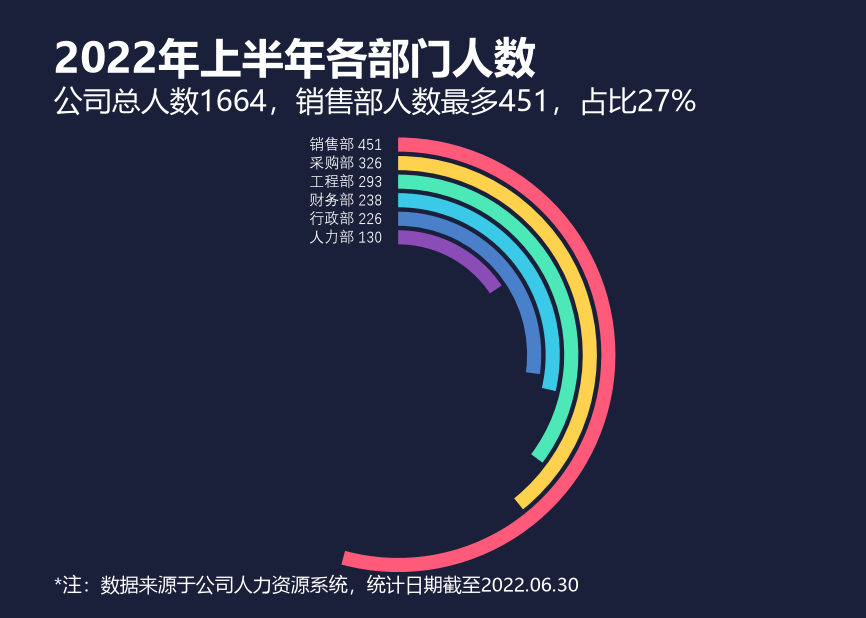

Write Python code to recreate this figure.
# -*- coding: utf-8 -*-
"""跑道图：环形径向条形图（各部门人数）"""
import matplotlib
matplotlib.use('Agg')
import matplotlib.pyplot as plt
from matplotlib.font_manager import FontProperties
from matplotlib.patches import Wedge, Circle, Rectangle
import numpy as np

plt.rcParams['font.sans-serif'] = ['SimHei', 'Microsoft YaHei']
plt.rcParams['axes.unicode_minus'] = False

f_title  = FontProperties(family='Microsoft YaHei', size=20, weight='bold')
f_sub    = FontProperties(family='Microsoft YaHei', size=14, weight='normal')
f_note   = FontProperties(family='Microsoft YaHei', size=9)
f_legend = FontProperties(family='DengXian', size=7, weight='normal')

bg_color   = '#1A1F3A'
text_color = '#FFFFFF'

departments = ['人力部', '行政部', '财务部', '工程部', '采购部', '销售部']
people = [130, 226, 238, 293, 326, 451]
colors = ['#8B4CB8', '#4A7FC9', '#3BC9E8', '#4DE8B8', '#FFD24D', '#FF5A7A']

total = sum(people)
full_scale = 832
start = 90

fig_w = 14.68 / 2.54
fig_h = 10.47 / 2.54
fig = plt.figure(figsize=(fig_w, fig_h), facecolor=bg_color)
ax = fig.add_axes([0.0, 0.06, 1.0, 0.86])
ax.set_facecolor(bg_color)
ax.set_aspect('equal')
ax.axis('off')

n = len(departments)
ring_w = 0.16
gap = 0.05
r0 = 1.25
cx = -0.5
cy = -0.15

for i in range(n):
    r_inner = r0 + i * (ring_w + gap)
    r_outer = r_inner + ring_w
    r_mid = r_inner + ring_w / 2
    angle = 360.0 * people[i] / full_scale
    end = start - angle
    w = Wedge((cx, cy), r_outer, end, start, width=ring_w,
              facecolor=colors[i], edgecolor='none')
    ax.add_patch(w)


R = r0 + n * (ring_w + gap)
ax.set_xlim(-R - 0.9, R + 0.7)
ax.set_ylim(-R - 0.2, R + 0.8)

for i in range(n):
    r_mid_i = r0 + i * (ring_w + gap) + ring_w / 2
    ax.text(cx - R + 2.33, cy + r_mid_i, f'{departments[i]} {people[i]}',
            ha='right', va='center', fontproperties=f_legend, color=text_color)

fig.text(0.062, 0.94, '2022年上半年各部门人数', ha='left', va='top',
         fontproperties=f_title, color=text_color)
fig.text(0.062, 0.86,
         f'公司总人数{total}，销售部人数最多{people[-1]}，占比{people[-1]/total*100:.0f}%',
         ha='left', va='top', fontproperties=f_sub, color=text_color)
fig.text(0.062, 0.035,
         '*注：数据来源于公司人力资源系统，统计日期截至2022.06.30',
         ha='left', va='bottom', fontproperties=f_note, color=text_color)

plt.savefig('跑道.png', facecolor=bg_color, dpi=150)
print('done')
